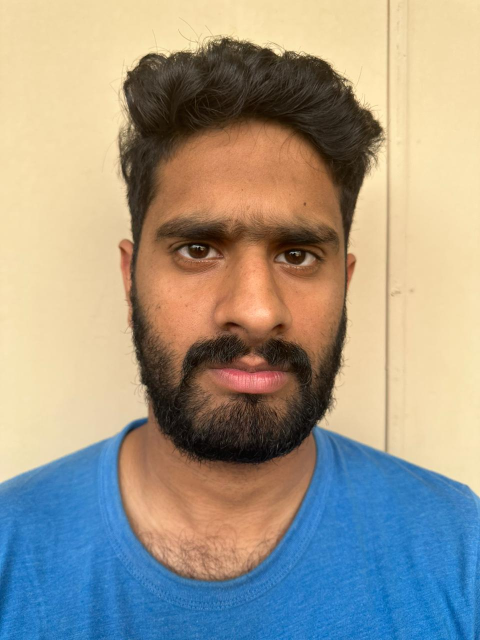
#> input picture myData/0/WhatsApp Image 2023-03-29 at 5.06.40 PM.jpeg, 960 x 1280 px (shown at 1/2 size); its folder holds only this picture in this run
$ python writing_csv.py
#> lines starting #> are read from the running program, lines starting #| are printed output that depends on the picture
from sklearn.model_selection import train_test_split
import csv
import glob
import os
import cv2
import numpy as np
import pandas as pd

images = []
classes = []


def grayscale(img):
    img = cv2.cvtColor(img, cv2.COLOR_BGR2GRAY)
    return img


def equalize(img):
    img = cv2.equalizeHist(img)
    return img


def preprocessing(img):
    img = grayscale(img)
    img = equalize(img)
    img = img/255
    return img


# Using '*' pattern

for path in glob.glob('myData/*/*'):
    img = cv2.imread(path)
#> img is the input picture: shape (1280, 960, 3); mean B, G, R 138.2, 152.2, 158.7
    img = cv2.resize(img, (256, 256), interpolation=cv2.INTER_AREA)
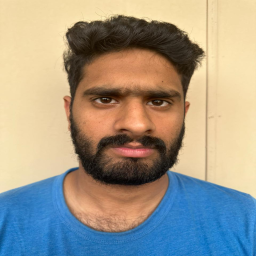
#> img: shape (256, 256, 3); mean B, G, R 138.2, 152.2, 158.7
    img = preprocessing(img)
#> in grayscale, `img = cv2.cvtColor(img, cv2.COLOR_BGR2GRAY)`:
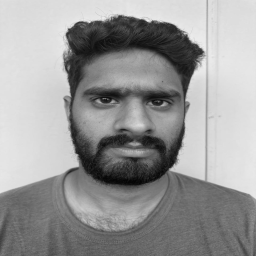
#> img: shape (256, 256); min 5, max 238, mean 152.6
#> in equalize, `img = cv2.equalizeHist(img)`:
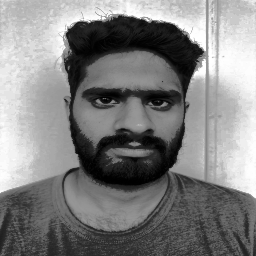
#> img: shape (256, 256); min 0, max 255, mean 129
    img = img.flatten()
    images.append(np.array(img))
#> (the run stopped early here; a loop or call above may not have finished)

$ run again, on myData/1/WhatsApp Image 2023-03-29 at 4.58.12 PM.jpeg
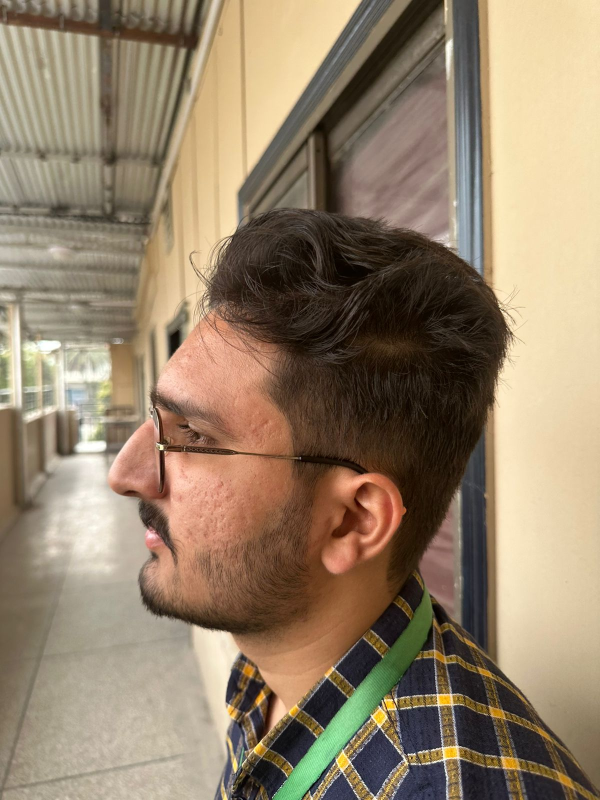
#> input picture myData/1/WhatsApp Image 2023-03-29 at 4.58.12 PM.jpeg, 1200 x 1600 px (shown at 1/2 size)
#> img is the input picture: shape (1600, 1200, 3); mean B, G, R 106.3, 130.1, 148.7
#> `img = cv2.resize(img, (256, 256), interpolation=cv2.INTER_AREA)`:
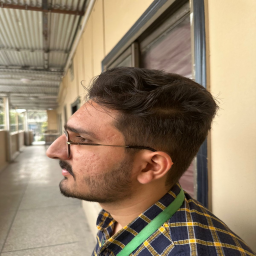
#> img: shape (256, 256, 3); mean B, G, R 106.3, 130.1, 148.7
#> in grayscale, `img = cv2.cvtColor(img, cv2.COLOR_BGR2GRAY)`:
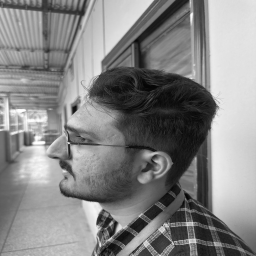
#> img: shape (256, 256); min 4, max 255, mean 132.9

$ run again, on myData/0/WhatsApp Image 2023-03-29 at 5.06.41 PM (1).jpeg
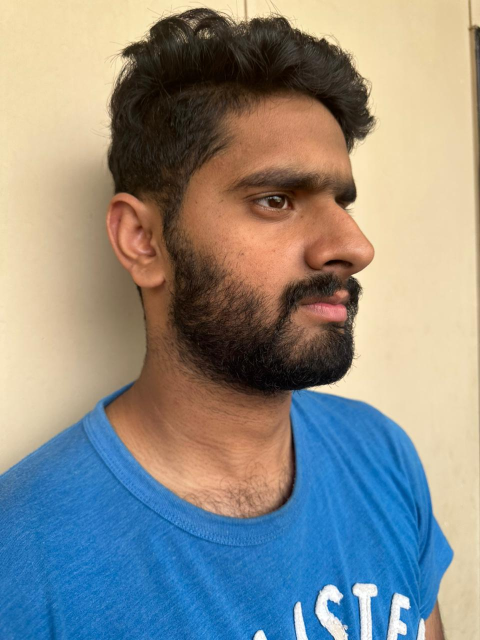
#> input picture myData/0/WhatsApp Image 2023-03-29 at 5.06.41 PM (1).jpeg, 960 x 1280 px (shown at 1/2 size)
#> img is the input picture: shape (1280, 960, 3); mean B, G, R 135.6, 140.3, 139.4
#> `img = cv2.resize(img, (256, 256), interpolation=cv2.INTER_AREA)`:
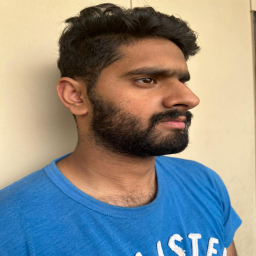
#> img: shape (256, 256, 3); mean B, G, R 135.6, 140.3, 139.4
#> in equalize, `img = cv2.equalizeHist(img)`:
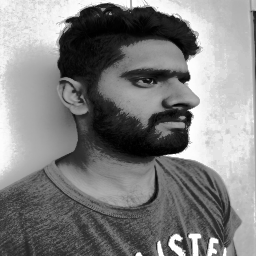
#> img: shape (256, 256); min 0, max 255, mean 128.7

$ run again, on myData/0/WhatsApp Image 2023-03-29 at 5.06.41 PM (2).jpeg
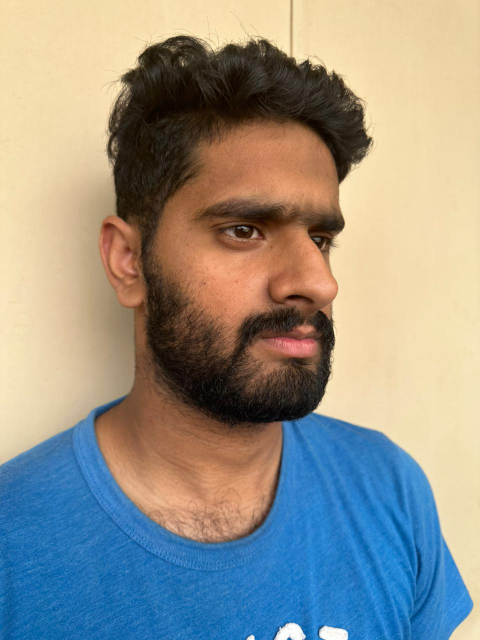
#> input picture myData/0/WhatsApp Image 2023-03-29 at 5.06.41 PM (2).jpeg, 960 x 1280 px (shown at 1/2 size)
#> img is the input picture: shape (1280, 960, 3); mean B, G, R 137.3, 146.7, 148.5
#> in grayscale, `img = cv2.cvtColor(img, cv2.COLOR_BGR2GRAY)`:
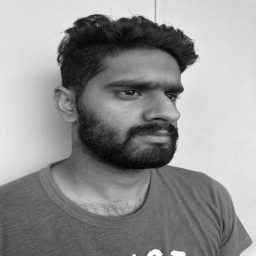
#> img: shape (256, 256); min 3, max 254, mean 146.2
#> in equalize, `img = cv2.equalizeHist(img)`:
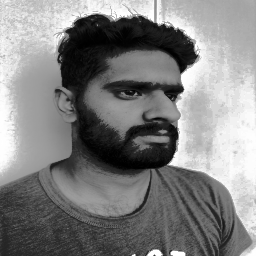
#> img: shape (256, 256); min 0, max 255, mean 129.1
